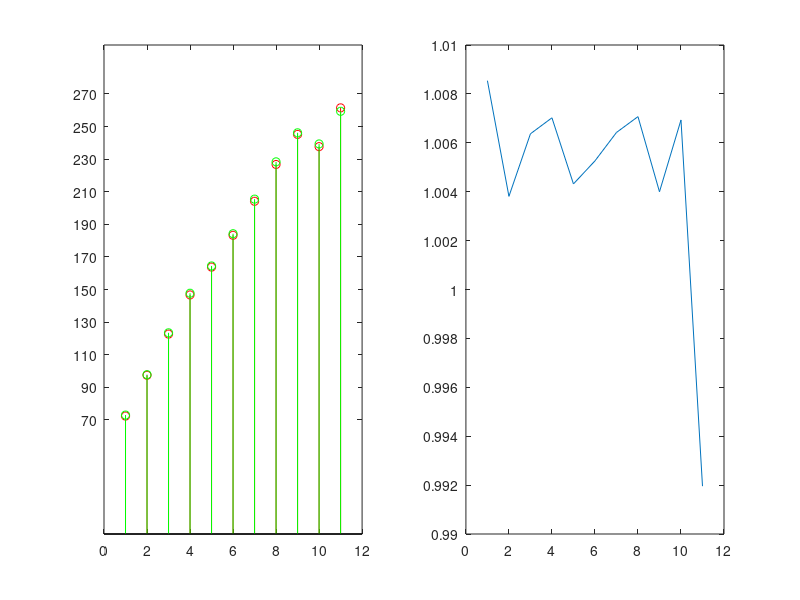

Reproduce this figure in MATLAB.
x = 1:11;
y1 = [72.356 97.386 122.650 146.678 163.738 183.260 204.132 226.712 245.153 237.654 261.439];
y2 = [72.974 97.757 123.431 147.708 164.445 184.224 205.443 228.315 246.133 239.302 259.336];
y3 = y2./y1;
subplot(1,2,1);
stem(x,y1,'r');
set(gca,'yTick',[70 90 110 130 150 170 190 210 230 250 270]);
hold on;
stem(x,y2,'g');
set(gca,'yTick',[70 90 110 130 150 170 190 210 230 250 270]);
hold on;
subplot(1,2,2);
plot(x,y3);
set(gca,'yTick',[0.990 0.992 0.994 0.996 0.998 1.000 1.002 1.004 1.006 1.008 1.010]);
